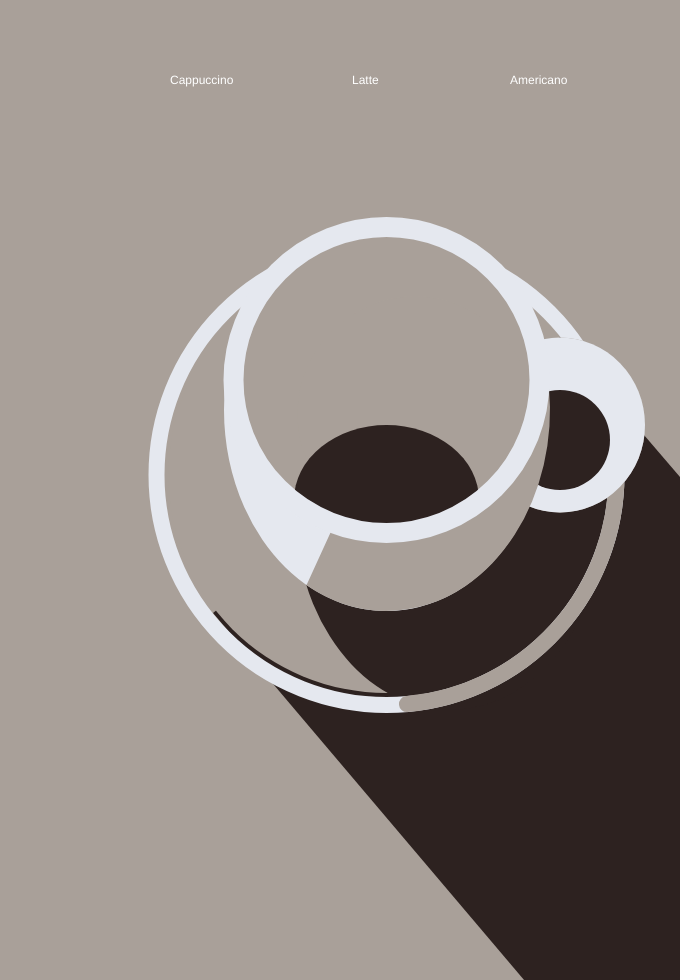
Frame 1 (no input)
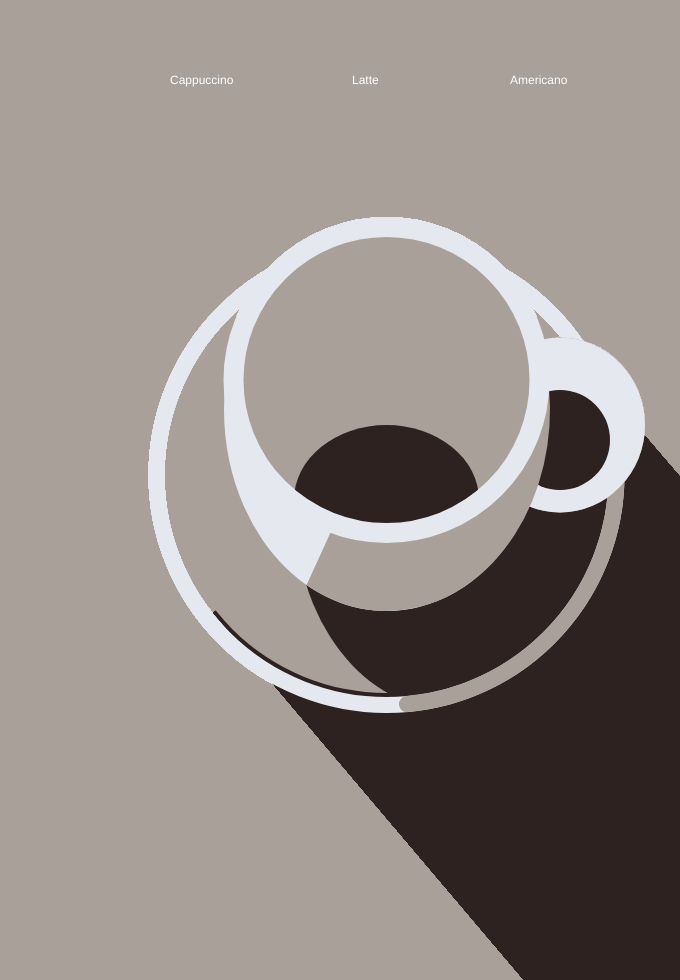
Frame 60 (no input)
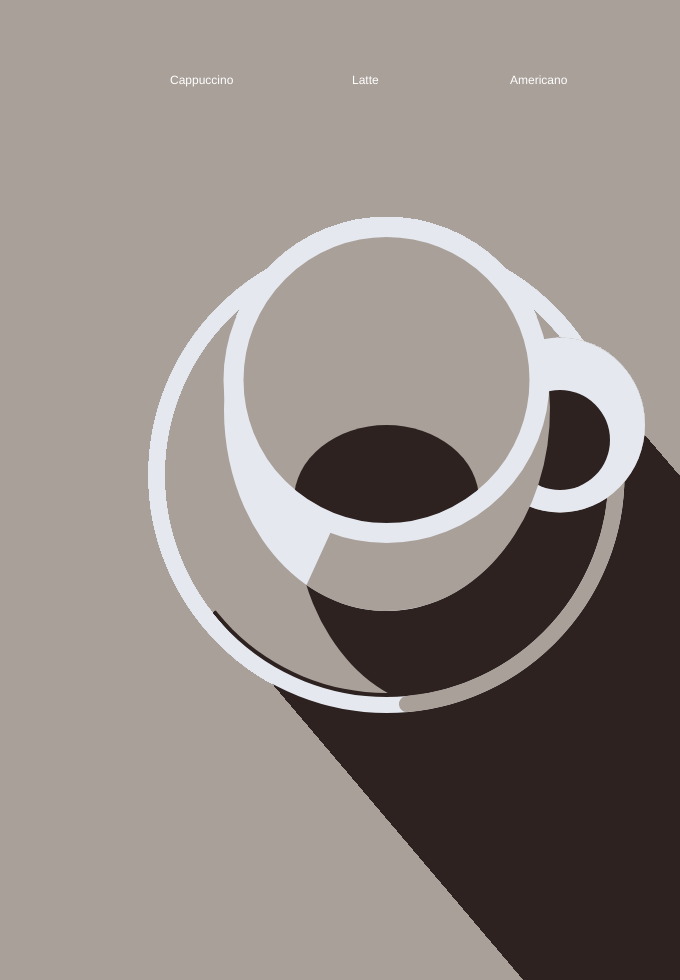
Frame 120 (the mouse pressed at the canvas centre since frame 60)

The p5.js sketch that drew these frames (run headless with seeded random() and noise() and a simulated clock; from frame 60 on, the mouse is pressed at the canvas centre):

// p5.js sketch
// ── sketch.js
function setup() {
  createCanvas(680,980);
  background(169,160,153);
  
  s="Cappuccino"
  fill(255);
  text(s,170,75,100,100);
  
   s="Latte"
  fill(255);
  text(s,352,75,100,100);
  
   s="Americano"
  fill(255);
  text(s,510,75,100,100);
}

function draw() {
  fill(45,34,32);
  strokeWeight(0);
  quad(213,613,560,337,680,477,680,1164);
  
  
  // inner scauer
  fill(169,160,153);
  stroke(3);
  strokeWeight(0);
  ellipse(386.5,475,436,436);
  
  
   
     // cup shadow on saucer
  fill(45,34,32);
  noStroke();
  strokeWeight(0);
  arc(450,510,310,400, -0.6, PI+0.6);
  
    // scauer white
  fill(229,232,239,0);
  stroke(229,232,239);
  strokeWeight(16);
  ellipse(386.5,475,460,460);
  
  
  // shadow on whote saucer 
  fill(169,160,153,0);
  stroke(169,160,153);
  strokeWeight(16);
  arc(386.5,475,460,460, 0, PI/2.12);
  

  
 
   //handle
  fill(169,160,153);
  stroke(0);
  strokeWeight(0);
  ellipse(560 ,425, 170, 175);
  
     fill(229,232,239);
  
    arc(560 ,425, 170, 175, PI, PI+PI/0.5, CHORD);

  
  
  // handle shadow
  fill(45,34,32);
  stroke(0);
  strokeWeight(0);
  ellipse(560 ,440, 100,100);
  

 
   
  // cup
  fill(229,232,239);
  stroke(0);
  strokeWeight(0);
  arc(386.5, 410, 325, 402, -0.6, PI+0.6)
  
  
  
  // cup shadow
  fill(169,160,153);
  stroke(0);
  strokeWeight(0);
  arc(386.5, 410, 327, 402, -0.6, PI-PI/2.75)
  
  fill(169,160,153);
  stroke(0);
  strokeWeight(0);
  // arc(370, 534, 165, 200, -0.6, PI+0.6 );
  
  
 
  
  // cup
  fill(169,160,153);
  stroke(229,232,239);
  strokeWeight(1);
  ellipse(386.5,380,306 ,306);
  
 

  // shadow onto coffee
  fill(45,34,32);
  stroke(45,34,32);
  strokeWeight(8);
  // ellipse(386.5,404,306,247);
  
  
  //coffee
  fill(169,160,153);
  noStroke();
  strokeWeight(8);
  ellipse(415,414,235,235);
  
    // cup bottom
  fill(45,34,32);
  stroke(45,34,32);
  strokeWeight(0);
  arc(386.5,500,185,150, PI, PI+PI);
  
  fill(45,34,32);
  stroke(45,34,32);
  strokeWeight(0);
  arc(386.5,500,185,50, 0, PI);
  

  if (mouseX>170 && mouseX<236 && mouseY > 70 && mouseY < 90){
   
  // Cappunicco
    // shadow onto coffee
  fill(45,34,32);
  stroke(45,34,32);
  strokeWeight(8);
  ellipse(386.5,404,306,247);
  fill(212,126,7);
  noStroke();
  strokeWeight(8);
  ellipse(415,414,235,235);
  
  fill(229,232,239);
  noStroke();
  strokeWeight(8);
  ellipse(415,414,200,205);
  }
  
  if(mouseX>352 && mouseX<385 && mouseY > 70 && mouseY < 90){
    
    // Latte
    // shadow onto coffee
  fill(45,34,32);
  stroke(45,34,32);
  strokeWeight(8);
  ellipse(386.5,404,306,247);
  fill(212,126,7);
  noStroke();
  strokeWeight(8);
  ellipse(415,414,235,235);
  
  fill(229,232,239);
  stroke(229,232,239);
  strokeWeight(15);
  line(420,500, 452, 373);
  line(420,500, 400, 470);
  line(420,500, 460, 470);
  line(430, 460, 400, 423);
  line(430, 460, 480, 423);
  line(438,420, 406, 385);
  
  fill(229,232,239,0);
  stroke(229,232,239);
  strokeWeight(8);
  arc(415,414,235,235,0,PI+PI);
  
  }
  
  if (mouseX>510 && mouseX<572 && mouseY > 70 && mouseY < 90){
    
    //AMERICANO
     // shadow onto coffee
  fill(45,34,32);
  stroke(45,34,32);
  strokeWeight(8);
  ellipse(386.5,404,306,247);
  
  fill(45,34,32);
  noStroke();
  strokeWeight(8);
  ellipse(415,414,235,235);
  
  fill(212,126,7);
  noStroke();
  arc(430,412, 215,222, 0-PI/3, PI/2+PI/6);
  
  fill(45,34,32);
  stroke(45,34,32);
  ellipse(430,412, 20,14);
  
  fill(45,34,32);
  stroke(45,34,32);
  ellipse(385,502, 20,14);
  ellipse(445,389, 10,5);
  ellipse(524, 412, 8,7);
  ellipse(489, 482, 8,7);
  ellipse( 512, 452, 10,12);
    
  }

  // cup
   fill(229,232,239,0);
  stroke(229,232,239);
  strokeWeight(20);
  ellipse(386.5,380,306 ,306);
  
  
}
